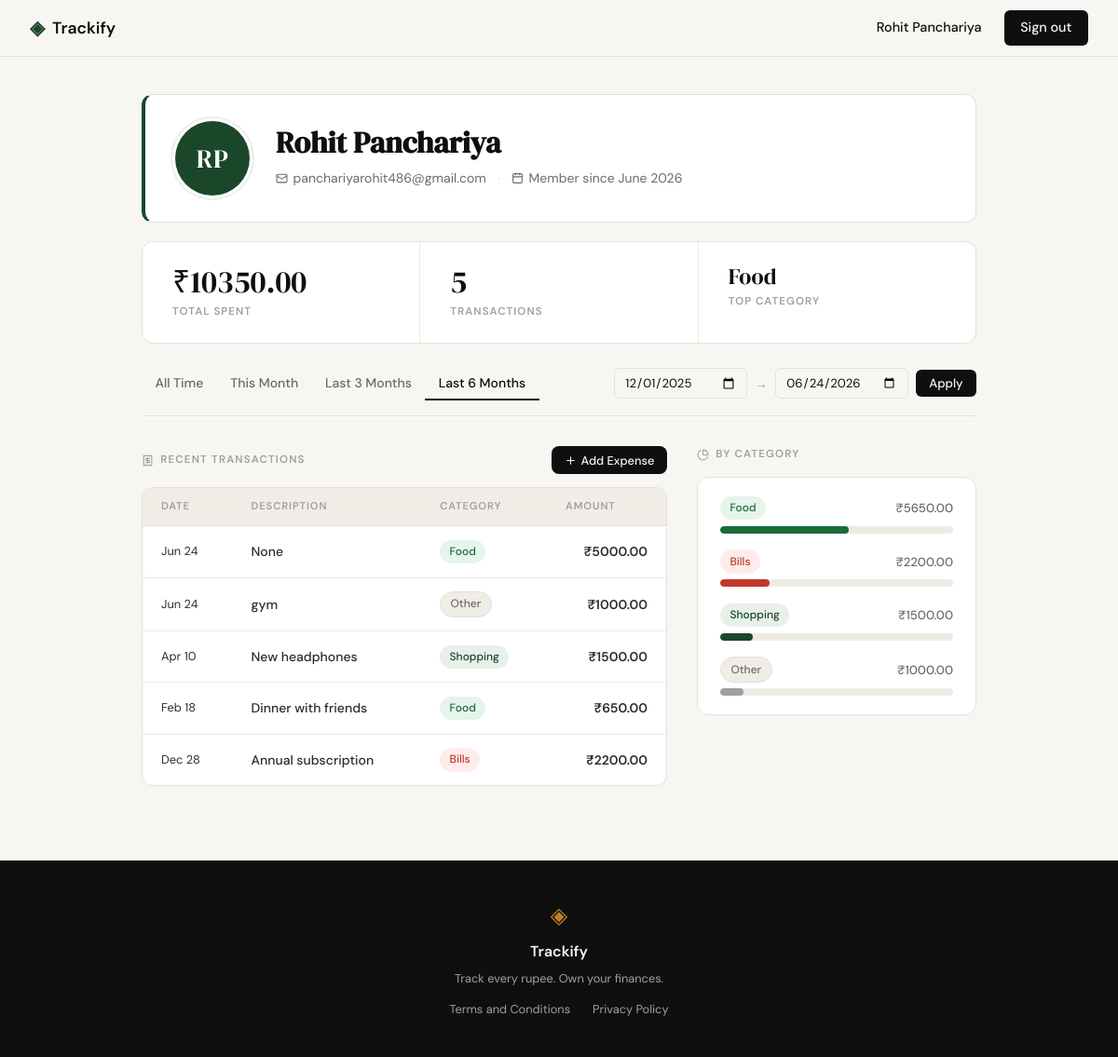
The page /profile?date_from=2025-12-01&date_to=2026-06-24 (signed in) on the database its author committed.
### tables this page shows
CREATE TABLE users (
            id            INTEGER PRIMARY KEY AUTOINCREMENT,
            name          TEXT    NOT NULL,
            email         TEXT    NOT NULL UNIQUE,
            password_hash TEXT    NOT NULL,
            created_at    TEXT    DEFAULT (datetime('now'))
        );

CREATE TABLE expenses (
            id          INTEGER PRIMARY KEY AUTOINCREMENT,
            user_id     INTEGER NOT NULL REFERENCES users(id) ON DELETE CASCADE,
            amount      REAL    NOT NULL,
            category    TEXT    NOT NULL,
            date        TEXT    NOT NULL,
            description TEXT,
            created_at  TEXT    DEFAULT (datetime('now'))
        );

### app.py (the view)
@app.route("/profile")
@login_required
def profile():
    uid = session["user_id"]
    user = get_user_by_id(uid)
    today = date.today()
    today_str = today.isoformat()
    preset_this_month_from = today.replace(day=1).isoformat()
    m3, y3 = today.month - 3, today.year
    if m3 <= 0:
        m3, y3 = m3 + 12, y3 - 1
    preset_3months_from = date(y3, m3, 1).isoformat()
    m6, y6 = today.month - 6, today.year
    if m6 <= 0:
        m6, y6 = m6 + 12, y6 - 1
    preset_6months_from = date(y6, m6, 1).isoformat()
    raw_from = request.args.get('date_from', '').strip()
    raw_to   = request.args.get('date_to',   '').strip()
    date_from = date_to = None
    if raw_from:
        try:
            datetime.strptime(raw_from, '%Y-%m-%d')
            date_from = raw_from
        except ValueError:
            pass
    if raw_to:
        try:
            datetime.strptime(raw_to, '%Y-%m-%d')
            date_to = raw_to
        except ValueError:
            pass
    if bool(date_from) != bool(date_to):
        flash("Please provide both a start and an end date.")
        date_from = date_to = None
    elif date_from and date_to and date_from > date_to:
        flash("Start date must be before end date.")
        date_from = date_to = None
    if not date_from and not date_to:
        active_preset = 'all_time'
    elif date_from == preset_this_month_from and date_to == today_str:
        active_preset = 'this_month'
    elif date_from == preset_3months_from and date_to == today_str:
        active_preset = '3_months'
    elif date_from == preset_6months_from and date_to == today_str:
        active_preset = '6_months'
    else:
        active_preset = 'custom'
    stats        = get_summary_stats(uid, date_from=date_from, date_to=date_to)
    transactions = get_recent_transactions(uid, date_from=date_from, date_to=date_to)
    categories   = get_category_breakdown(uid, date_from=date_from, date_to=date_to)
    return render_template(
        "profile.html",
        user=user,
        stats=stats,
        transactions=transactions,
        categories=categories,
        valid_categories=VALID_CATEGORIES,
        date_from=date_from,
        date_to=date_to,
        active_preset=active_preset,
        preset_this_month_from=preset_this_month_from,
        preset_this_month_to=today_str,
        preset_3months_from=preset_3months_from,
        preset_3months_to=today_str,
        preset_6months_from=preset_6months_from,
        preset_6months_to=today_str,
    )

### app.py (called while the page is built)
def login_required(f):
    @functools.wraps(f)
    def decorated(*args, **kwargs):
        if not session.get('user_id'):
            flash("Please sign in to continue.")
            return redirect(url_for('login'))
        return f(*args, **kwargs)
    return decorated

### database/db.py (called while the page is built)
def get_db():
    conn = sqlite3.connect(DB_PATH)
    conn.row_factory = sqlite3.Row
    conn.execute("PRAGMA foreign_keys = ON")
    return conn

### database/queries.py (called while the page is built)
def _date_filter(user_id, date_from, date_to):
    where  = "WHERE user_id = ?"
    params = [user_id]
    if date_from and date_to:
        where  += " AND date BETWEEN ? AND ?"
        params += [date_from, date_to]
    return where, params

def get_user_by_id(user_id):
    conn = get_db()
    try:
        row = conn.execute(
            "SELECT name, email, created_at FROM users WHERE id = ?",
            (user_id,),
        ).fetchone()
        if row is None:
            return None
        dt = datetime.strptime(row["created_at"], "%Y-%m-%d %H:%M:%S")
        words = row["name"].split()
        initials = "".join(w[0].upper() for w in words[:2])
        return {
            "name": row["name"],
            "email": row["email"],
            "member_since": dt.strftime("%B %Y"),
            "initials": initials,
        }
    finally:
        conn.close()

def get_summary_stats(user_id, date_from=None, date_to=None):
    conn = get_db()
    try:
        where, params = _date_filter(user_id, date_from, date_to)
        row = conn.execute(
            f"SELECT COUNT(*) as cnt, COALESCE(SUM(amount), 0) as total "
            f"FROM expenses {where}",
            params,
        ).fetchone()
        total = row["total"]
        count = row["cnt"]
        top_row = conn.execute(
            f"SELECT category FROM expenses {where} "
            f"GROUP BY category ORDER BY SUM(amount) DESC LIMIT 1",
            params,
        ).fetchone()
        top_category = top_row["category"] if top_row else "—"
        return {
            "total_spent": f"₹{total:.2f}",
            "transaction_count": count,
            "top_category": top_category,
        }
    finally:
        conn.close()

### templates/profile.html (shortened to what this page needs)
{% extends "base.html" %}
{% block content %}
<div class="profile-page">
  <div class="profile-hero">
    <div class="profile-avatar">{{ user.initials }}</div>
    <div class="profile-hero-info">
      <h1 class="profile-name">{{ user.name }}</h1>
      <div class="profile-meta-row">
        <span class="profile-meta-item">
          <i data-lucide="mail"></i>{{ user.email }}
        </span>
        <span class="profile-meta-sep">·</span>
        <span class="profile-meta-item">
          <i data-lucide="calendar"></i>Member since {{ user.member_since }}
        </span>
      </div>
    </div>
  </div>
  <div class="profile-stats-strip">
    <div class="pstat">
      <span class="pstat-value">{{ stats.total_spent }}</span>
      <span class="pstat-label">Total Spent</span>
    </div>
    <div class="pstat">
      <span class="pstat-value">{{ stats.transaction_count }}</span>
      <span class="pstat-label">Transactions</span>
    </div>
    <div class="pstat">
      <span class="pstat-value pstat-cat">{{ stats.top_category }}</span>
      <span class="pstat-label">Top Category</span>
    </div>
  </div>
  <div class="filter-bar">
    <div class="filter-tabs">
      <a href="{{ url_for('profile') }}"
         class="filter-tab{% if active_preset == 'all_time' %} active{% endif %}">All Time</a>
      <a href="{{ url_for('profile', date_from=preset_this_month_from, date_to=preset_this_month_to) }}"
         class="filter-tab{% if active_preset == 'this_month' %} active{% endif %}">This Month</a>
      <a href="{{ url_for('profile', date_from=preset_3months_from, date_to=preset_3months_to) }}"
         class="filter-tab{% if active_preset == '3_months' %} active{% endif %}">Last 3 Months</a>
      <a href="{{ url_for('profile', date_from=preset_6months_from, date_to=preset_6months_to) }}"
         class="filter-tab{% if active_preset == '6_months' %} active{% endif %}">Last 6 Months</a>
    </div>
    <form method="GET" action="{{ url_for('profile') }}" class="filter-custom-form">
      <input type="date" name="date_from" value="{{ date_from or '' }}" class="form-input filter-date-input">
      <span class="filter-to-label">→</span>
      <input type="date" name="date_to" value="{{ date_to or '' }}" class="form-input filter-date-input">
      <button type="submit" class="btn-primary filter-apply-btn">Apply</button>
    </form>
  </div>
  <div class="profile-main-grid">
    <div class="profile-transactions-col">
      <div class="profile-section-header">
        <h2 class="profile-section-title">
          <i data-lucide="receipt"></i>
          Recent Transactions
        </h2>
        <button class="btn-primary btn-add-expense" id="open-add-expense-modal">
          <i data-lucide="plus"></i> Add Expense
        </button>
      </div>
      <div class="profile-table-wrap">
        <table class="profile-table">
          <thead>
            <tr>
              <th>Date</th>
              <th>Description</th>
              <th>Category</th>
              <th class="amount-col">Amount</th>
            </tr>
          </thead>
          <tbody>
            {% for tx in transactions %}
            <tr>
              <td class="tx-date">{{ tx.date }}</td>
              <td class="tx-desc">{{ tx.description }}</td>
              <td>
                <span class="badge badge-{{ tx.category | lower | replace(' ', '-') }}">
                  {{ tx.category }}
                </span>
              </td>
              <td class="amount-col tx-amount">{{ tx.amount }}</td>
            </tr>
            {% else %}
            <tr>
              <td colspan="4" class="tx-empty">No transactions match your filter.</td>
            </tr>
            {% endfor %}
          </tbody>
        </table>
      </div>
    </div>
    <div class="profile-breakdown-col">
      <h2 class="profile-section-title">
        <i data-lucide="pie-chart"></i>
        By Category
      </h2>
      <div class="profile-breakdown">
        {% for cat in categories %}
        <div class="breakdown-row">
          <div class="breakdown-meta">
            <span class="badge badge-{{ cat.name | lower | replace(' ', '-') }}">{{ cat.name }}</span>
            <span class="breakdown-amount">{{ cat.amount }}</span>
          </div>
          <div class="preview-bar-track">
            <div class="preview-bar breakdown-bar breakdown-bar-{{ cat.name | lower | replace(' ', '-') }}"
                 style="width: {{ cat.pct }}%"></div>
          </div>
        </div>
        {% else %}
        <p class="breakdown-empty">No data for this period.</p>
        {% endfor %}
      </div>
    </div>
  </div>
</div>
{% endblock %}

### templates/base.html (shortened to what this page needs)
<!DOCTYPE html>
<html lang="en">
<head>
    <link rel="stylesheet" href="{{ url_for('static', filename='css/style.css') }}">
</head>
<body>
    <nav class="navbar">
        <div class="nav-inner">
            <a href="{{ url_for('landing') }}" class="nav-brand">
                <span class="brand-icon">◈</span>
                <span class="brand-name">Trackify</span>
            </a>
            <div class="nav-links">
                {% if session.get('user_id') %}
                <span class="nav-user">{{ session['user_name'] }}</span>
                <a href="{{ url_for('logout') }}" class="nav-cta">Sign out</a>
                {% else %}
                <a href="{{ url_for('login') }}">Sign in</a>
                <a href="{{ url_for('register') }}" class="nav-cta">Get started</a>
                {% endif %}
            </div>
        </div>
    </nav>
    <main class="main-content">
        {% block content %}{% endblock %}
    </main>
    <footer class="footer">
        <div class="footer-inner">
            <span class="brand-icon">◈</span>
            <span class="footer-name">Trackify</span>
            <p class="footer-copy">Track every rupee. Own your finances.</p>
            <div class="footer-links">
                <a href="{{ url_for('terms') }}">Terms and Conditions</a>
                <a href="{{ url_for('privacy') }}">Privacy Policy</a>
            </div>
        </div>
    </footer>
</body>
</html>

### rows shown on the page
users: user_name "Rohit Panchariya", name "Rohit Panchariya", email "panchariyarohit486@gmail.com"
expenses: date "Jun 24", description "None", category "Food", amount "₹5000.00"
expenses: date "Jun 24", description "gym", category "Other", amount "₹1000.00"
expenses: date "Apr 10", description "New headphones", category "Shopping", amount "₹1500.00"
expenses: date "Feb 18", description "Dinner with friends", category "Food", amount "₹650.00"
expenses: date "Dec 28", description "Annual subscription", category "Bills", amount "₹2200.00"

### other values the page prints
{{ user.initials }} "RP"
{{ user.member_since }} "June 2026"
{{ stats.total_spent }} "₹10350.00"
{{ stats.transaction_count }} "5"
{{ stats.top_category }} "Food"
{{ cat.name }} "Food" "Bills" "Shopping" "Other"
{{ cat.amount }} "₹5650.00" "₹2200.00" "₹1500.00" "₹1000.00"
